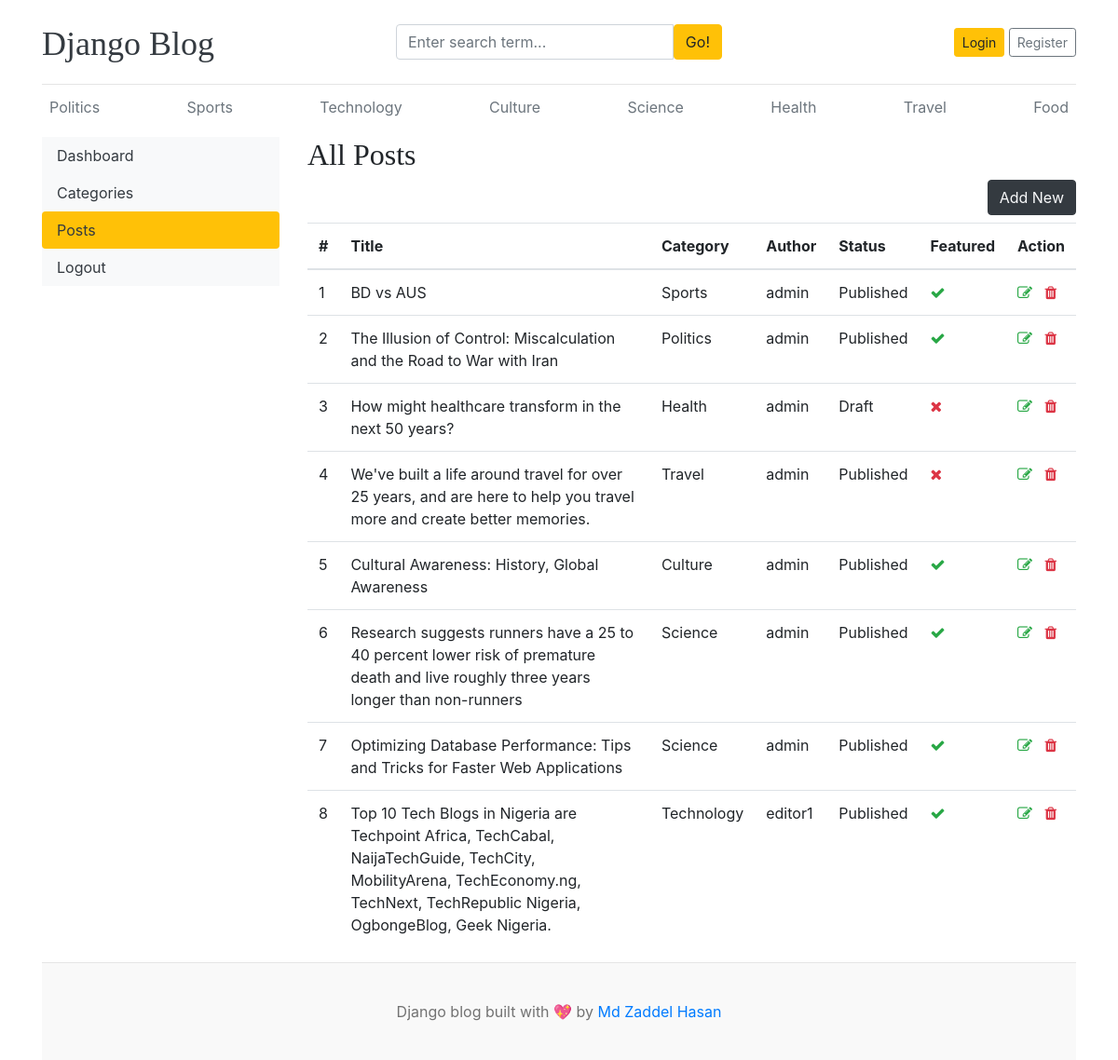
Before: /dashboard/posts/ with the older database file.
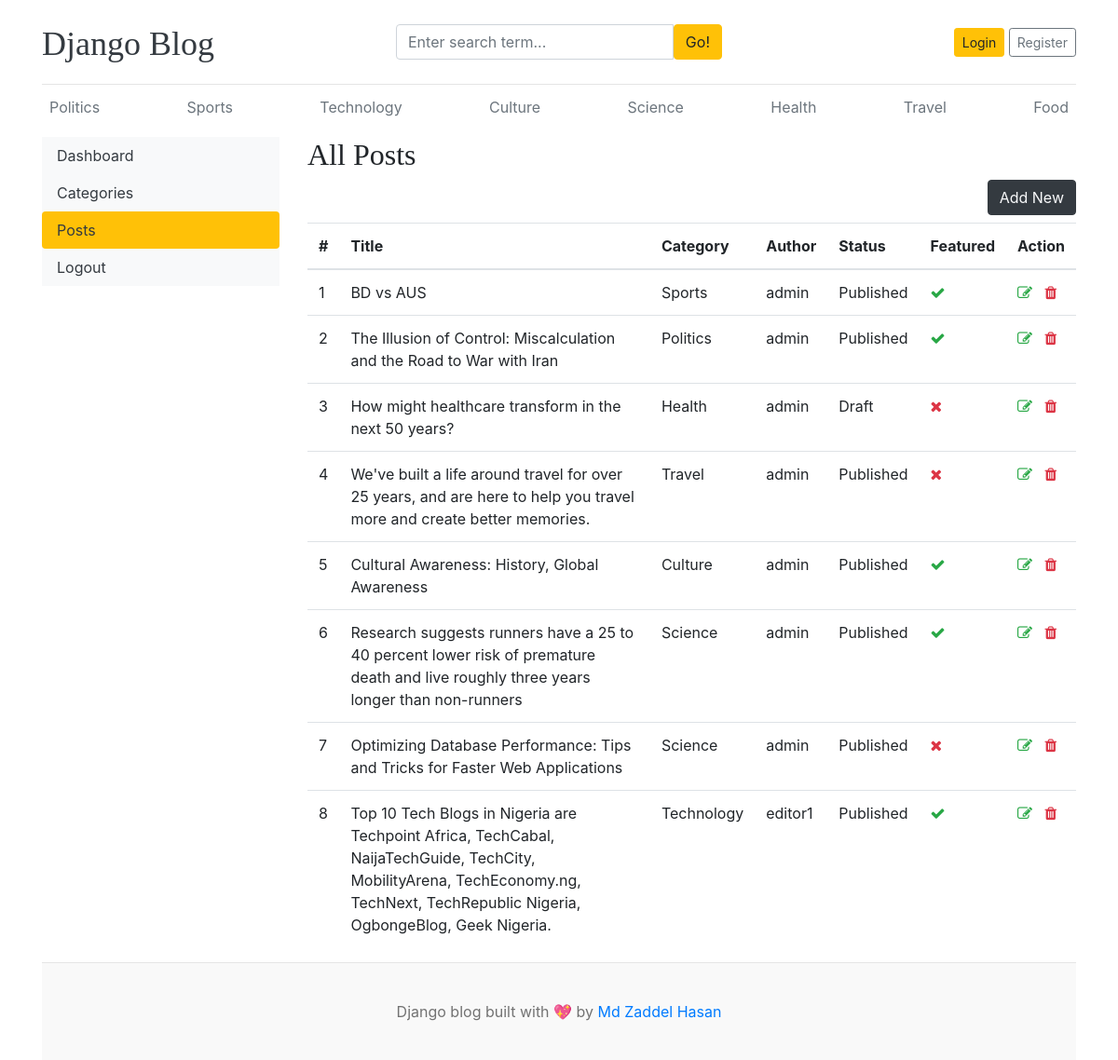
After: the same page with the newer database file.
### blogs/models.py (models this page shows, shortened)
class Category(models.Model):
    category_name = models.CharField(max_length=100,unique=True)
    created_at = models.DateTimeField(auto_now_add=True)
    updated_at = models.DateTimeField(auto_now=True)
    class Meta:
        verbose_name = 'Category'
        verbose_name_plural = 'Categories'
    def __str__(self):
        return self.category_name

class Blog(models.Model):
    title = models.CharField(max_length=200)
    slug = models.SlugField(max_length=200, unique=True, blank=True)
    category = models.ForeignKey(Category, on_delete=models.CASCADE)
    author = models.ForeignKey(User, on_delete=models.CASCADE)
    featured_image = models.ImageField(upload_to='uploads/%Y/%m/%d/')
    short_description = models.TextField(max_length=500)
    blog_body = models.TextField(max_length=2000)
    status = models.CharField(max_length=20, choices=STATUS_CHOICES, default="Draft")
    is_featured = models.BooleanField(default=False)
    created_at = models.DateTimeField(auto_now_add=True)
    updated_at = models.DateTimeField(auto_now=True)
    class Meta:
        verbose_name = 'Blog'
        verbose_name_plural = 'Blogs'

### dashboards/views.py (the view)
# urls.py: path('posts/', views.posts, name='posts'),
def posts(request):
    posts = Blog.objects.all()
    context = {
        'posts': posts,
    }
    return render(request, 'dashboard/posts.html', context)

### blogs/context_processors.py (called while the page is built)
def get_categories(request):
    categories = Category.objects.all()
    return dict(categories=categories)

def get_social_link(request):
    social_links = SocialLink.objects.all()
    return dict(social_links=social_links)

### templates/dashboard/posts.html (shortened to what this page needs)
{% extends 'base.html' %}
{% block content %}
<div class="row">
    {% include 'dashboard/sidebar.html' %}
    <div class="col-md-9">
        <h2>All Posts</h2>
        <a href="{% url 'add_post' %}" class="btn btn-dark text-light float-right mb-2">Add New</a>
        <table class="table table-hover">
            <thead>
              <tr>
                <th>#</th>
                <th>Title</th>
                <th>Category</th>
                <th>Author</th>
                <th>Status</th>
                <th>Featured</th>
                <th>Action</th>
              </tr>
            </thead>
            <tbody>
            {% for post in posts %}
              <tr>
                <td>{{ forloop.counter }}</td>
                <td>{{ post.title }}</td>
                <td>{{ post.category }}</td>
                <td>{{ post.author }}</td>
                <td>{{ post.status }}</td>
                <td>{% if post.is_featured %}<i class="fa fa-check text-success"></i>{% else %}<i class="fa fa-times text-danger"></i>{% endif %}</td>
                <td>
                    <a href="{% url 'edit_post' post.id %}"><i class="fa fa-edit text-success"></i></a>
                    <a href="{% url 'delete_post' post.id %}"><i class="fa fa-trash text-danger"></i></a>
                </td>
              </tr>
            {% endfor %}
            </tbody>
          </table>
    </div>
</div>
{% endblock %}

### templates/base.html (shortened to what this page needs)
{% load static %}
<!DOCTYPE html>
<html lang="en">
<head>
    <link href="https://getbootstrap.com/docs/4.0/dist/css/bootstrap.min.css" rel="stylesheet">
    <link href="{% static 'css/blog.css' %}" rel="stylesheet">
    <link rel="stylesheet" href="https://cdnjs.cloudflare.com/ajax/libs/font-awesome/4.7.0/css/font-awesome.min.css">
  </head>
<body>
    <div class="container">
      <header class="blog-header py-3">
        <div class="row flex-nowrap justify-content-between align-items-center">
          <div class="col-4 pt-1">
            <a class="blog-header-logo text-dark" href="/">Django Blog</a>
          </div>
          <div class="col-4">
            <form action="{% url 'search' %}" method="GET">
              <div class="input-group">
                <input class="form-control" type="text" name="keyword" value="{{ keyword }}" placeholder="Enter search term..." aria-label="Enter search term..." aria-describedby="button-search" />
                <button type="submit" class="btn btn-warning" id="button-search" type="button">Go!</button>
            </div>
            </form>
          </div>
          <div class="col-4 d-flex justify-content-end align-items-center">
            {% if not user.is_authenticated %}
            <a class="btn btn-sm btn-warning" href="{% url 'login' %}">Login</a> &nbsp;
            <a class="btn btn-sm btn-outline-secondary" href="{% url 'register' %}">Register</a>
            {% else %}
            <span><a href="{% url 'dashboard' %}">Dashboard</a></span> &emsp;
            <span><a href="{% url 'logout' %}">Logout</a></span>
            {% endif %}
          </div>
        </div>
      </header>
      <div class="nav-scroller py-1 mb-2">
        <nav class="nav d-flex justify-content-between">
          {% for cat in categories %}
          <a class="p-2 text-muted" href="{% url 'posts_by_category' cat.id %}">{{ cat.category_name }}</a>
          {% endfor %}
        </nav>
      </div>
{% block content %}
{% endblock %}
    <footer class="blog-footer">
        <p>Django blog built with 💖 by <a href="#">Md Zaddel Hasan</a></p>
    </footer>
</body>
</html>

### templates/dashboard/sidebar.html (shortened to what this page needs)
<div class="col-md-3">
    <div class="nav flex-column nav-pills bg-light" aria-orientation="vertical">
        <a href="{% url 'dashboard' %}" class="nav-link text-dark {% if '/dashboard/' == request.path %}bg-warning{% endif %}">Dashboard</a>
        <a href="{% url 'categories' %}" class="nav-link text-dark {% if '/categories/' in request.path %}bg-warning{% endif %}">Categories</a>
        <a href="{% url 'posts' %}" class="nav-link text-dark {% if '/posts/' in request.path %}bg-warning{% endif %}">Posts</a>
        <a href="{% url 'logout' %}" class="nav-link text-dark">Logout</a>
    </div>
</div>

### blog_main/static/css/blog.css (style rules this page uses)
.blog-header { border-bottom: 1px solid #e5e5e5; }
.blog-header-logo { font-family: "Playfair Display", Georgia, "Times New Roman", serif; font-size: 2.25rem; }
h1, h2, h3, h4, h5, h6 { font-family: "Playfair Display", Georgia, "Times New Roman", serif; }
.blog-footer { padding: 2.5rem 0; color: #727272; text-align: center; background-color: #f9f9f9; border-top: .05rem solid #e5e5e5; }
.blog-footer p:last-child { margin-bottom: 0; }

Changed rows visible on the page:
changed Blog "Optimizing Database Performance: Tips and Tricks for Faster Web Applications": is_featured True → False (drawn)
